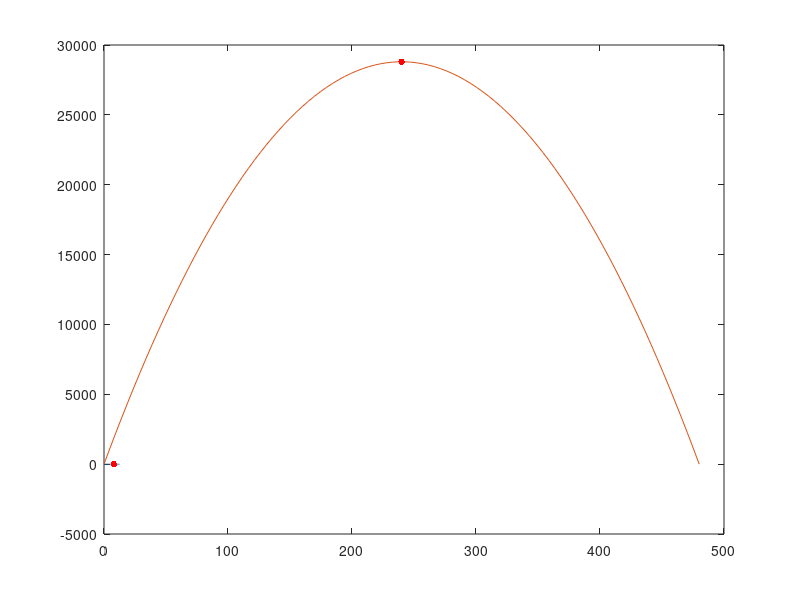

Reproduce this figure in MATLAB.
%% g(x) = x sin(x)
close all
g  = @(x) x .* sin(x);

gn = @(x) -1*g(x);
xmin = fminbnd(gn, 0, 4*pi);

x = linspace(0, 4*pi);
plot(x, g(x));
hold on;
plot(xmin,  g(xmin), '.r', 'markersize', 15);


%% Area example
close all
A = @(x) x .* (480-x)/2;
x = linspace(0, 480);
plot(x, A(x));

An = @(x) -1 * A(x);
xmax = fminbnd(An, 0, 480);
hold on;
plot(xmax, A(xmax), '.r', 'markersize', 15);
